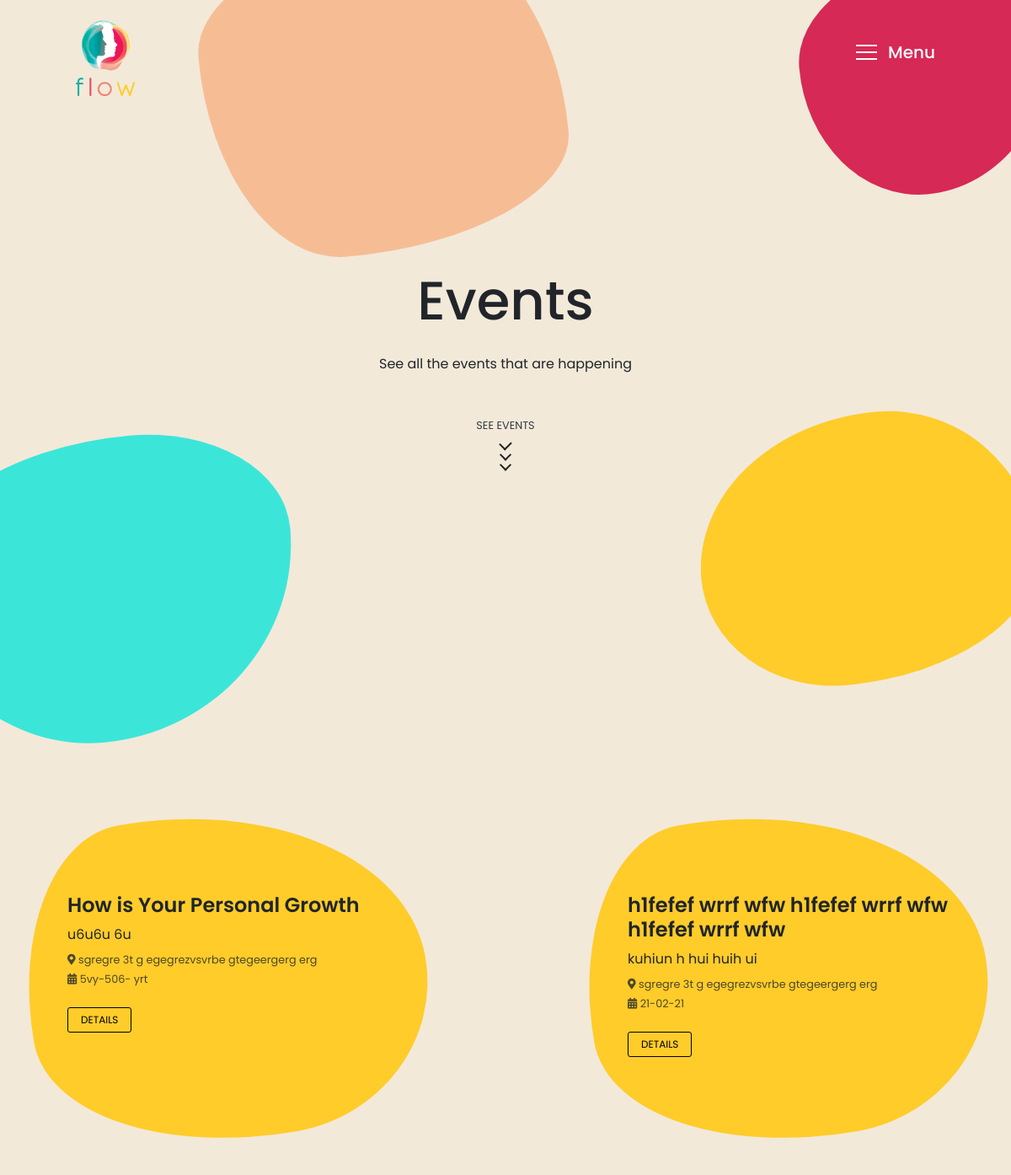
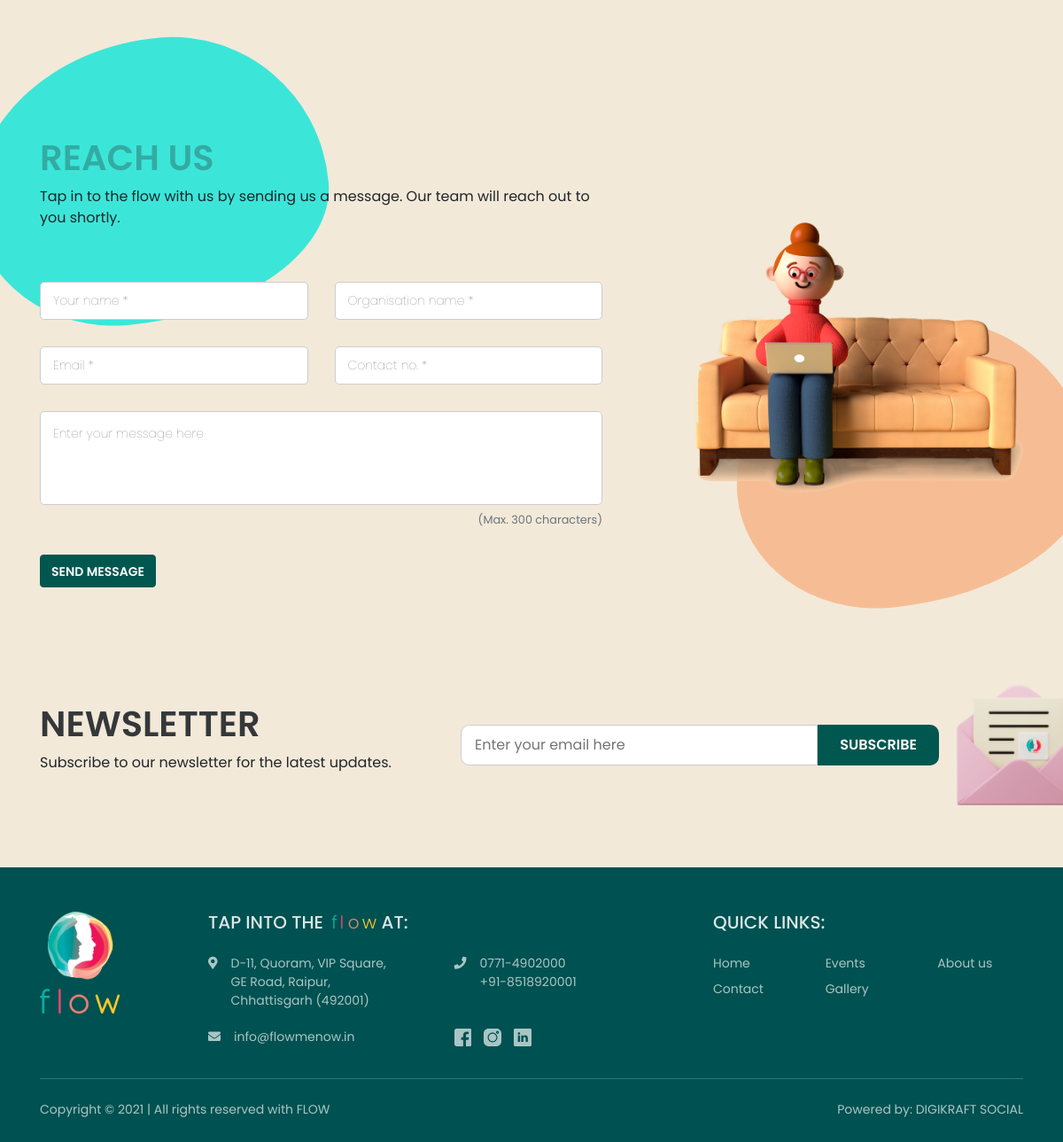
The app's page /index.php/home/events with its own data (2 pictures, top to bottom).
### tables this page shows
CREATE TABLE `events` (
  `id` int(11) NOT NULL,
  `heading` varchar(500) NOT NULL,
  `img_src` varchar(500) DEFAULT NULL,
  `short_descr` varchar(500) DEFAULT NULL,
  `full_descr` text NOT NULL,
  `date` varchar(100) NOT NULL,
  `venue` varchar(500) NOT NULL,
  `created_at` timestamp NOT NULL DEFAULT current_timestamp(),
  `updated_at` timestamp NOT NULL DEFAULT current_timestamp()
);

CREATE TABLE `webprofile` (
  `id` int(11) NOT NULL,
  `email` varchar(80) NOT NULL,
  `phone1` varchar(50) NOT NULL,
  `phone2` varchar(50) NOT NULL,
  `whatsapp_no` varchar(50) NOT NULL,
  `address` text NOT NULL,
  `fblink` varchar(250) NOT NULL,
  `instalink` varchar(250) NOT NULL,
  `linkedinlink` varchar(250) NOT NULL,
  `latitude` varchar(500) NOT NULL,
  `longitude` varchar(500) NOT NULL
);

### application/controllers/Home.php (called while the page is built, shortened)
<?php
class Home extends MY_Controller {
	function __construct(){
		$this->load->model('GetModel','fetch');
		$this->load->model('AddModel','save');
		$this->load->library("pagination");
	}
	public function events(){
		$config = array();
		$config["base_url"] = base_url() . "events/page";
		$config["total_rows"] = $this->fetch->record_count('events');
		$config["per_page"] = 8;
		$config["uri_segment"] = 3;
		$this->pagination->initialize($config);
		$page = ($this->uri->segment(3)) ? $this->uri->segment(3) : 0;
		$profile=$this->fetch->getWebProfile();
		$events=$this->fetch->fetch_events($config["per_page"], $page);
		$pages = $this->pagination->create_links();
		$this->load->view('header',['profile'=>$profile, 'events'=> $events, 'pages'=>$pages]);
		$this->load->view('events');
		$this->load->view('footer');
	}
}

### index.php (called while the page is built, shortened)
<?php
require_once BASEPATH.'core/CodeIgniter.php';

### application/models/GetModel.php (called while the page is built, shortened)
<?php
class GetModel extends CI_Model{
    public function getWebProfile()
    {
        return $this->db->get('webprofile')->row();
    }
    public function fetch_events($limit, $start)
    {
        $this->db->select('*');
        $this->db->from('events');
        $this->db->order_by('id','desc');
        $this->db->limit($limit, $start);
        $query = $this->db->get();
        return $query->result();
    }
    public function record_count($table)
    {
        return $this->db->count_all($table);
    }
}
?>

### application/views/events.php (the view, shortened to what this page needs)
<section class="hero-sec">
    <div class="container">
        <div class="intro">
            <h1>Events</h1>
            <p class="mt-4 mb-5 mx-auto">See all the events that are happening</p>
            <a href="#events" id="nextPage" class="link">
                <small class="text-dark">SEE EVENTS</small>
                <div class="mouse">
                    <span class="m_scroll_arrows unu"></span>
                    <span class="m_scroll_arrows doi"></span>
                    <span class="m_scroll_arrows trei"></span>
                </div>
            </a>
        </div>
    </div>
    <div class="blobs">
        <div class="blob-baige"></div>
        <div class="blob-pink"></div>
        <div class="blob-teal"></div>
        <div class="blob-yellow"></div>
    </div>
</section>
<section class="events-sec subpage" id='events'>
    <div class="container">
        <div class="row">
            <div class="col-sm-12">
                <div class="row justify-content-between">
                  <?php foreach($events as $e){?>
                      <div class="col-sm-5 mb-4 content">
                          <div class="blob-bg">
                          </div>
                          <h4><?=$e->heading?></h4>
                          <p class="mb-2"><?=$e->short_descr?></p>
                          <small class="d-block"><i class="fa fa-map-marker-alt"></i> <?=$e->venue?></small>
                          <small class="d-block mt-1"><i class="fa fa-calendar-alt"></i> <?=$e->date?></small>
                          <button type="button" class="sec-btn d-inline-block mt-4 mb-3 dtl-btn" data-toggle="modal" data-target="#eventModal" data-id="<?=$e->id?>">
                              DETAILS
                          </button>
                      </div>
                  <?php }?>
                </div>
            </div>
        </div>
    </div>
</section>

### application/views/footer.php (shortened to what this page needs)
    <section class="contact-sec" id='contact'>
        <div class="blobs">
            <div class="blob-yellow"></div>
        </div>
        <div class="container">
            <div class="row flex-wrap-reverse">
               <div class="col-sm-7 form-con">
                   <h1>REACH US</h1>
                   <p>Tap in to the flow with us by sending us a message. Our team will reach out to you shortly.</p>
                   <form class="" action="<?=base_url('enquire')?>" method="POST">
                        <div class="row justify-content-between">
                            <div class="col-md-6 mb-sm-0 mb-4 float-group">
                                <input name="name" type="text" class="" required>
                                <label for="pname">Your name *</label>
                            </div>
                            <div class="col-md-6 mb-sm-0 mb-4 float-group">
                                <input name="org_name" type="text" required>
                                <label for="pname">Organisation name *</label>
                            </div>
                            <div class="col-md-6 mb-sm-0 mb-4 float-group">
                                <input name="email" type="email" required>
                                <label for="pname">Email *</label>
                            </div>
                            <div class="col-md-6 mb-sm-0 mb-4 float-group">
                                <input name="phone" type="text" required>
                                <label for="pname">Contact no. *</label>
                            </div>
                            <div class="col-12 float-group">
                                <textarea name="message" rows="4" maxlength="300"></textarea>
                                <label for="pname">Enter your message here</label>
                            <small class="d-block text-right text-muted"> (Max. 300 characters)</small>
                            </div>
                        </div>
                        <button type="submit" class="btn"> SEND MESSAGE </button>
                    </form>
               </div>
               <div class="col-sm-5 image mb-sm-0 mb-5">
                   <img src="<?=base_url()?>assets/images/5.png" alt="">
               </div>
            </div>
        </div>
    </section>
    <section class="newsletter">
        <div class="env">
            <img src="<?=base_url()?>assets/images/newsletter.png" alt="">
        </div>
        <div class="container">
            <div class="row align-items-center">
                <div class="col-sm-5">
                    <h1>NEWSLETTER</h1>
                    <p>Subscribe to our newsletter for the latest updates.</p>
                </div>
                <div class="col-sm-6">
                    <form action="<?=base_url('subscribe')?>" method="POST">
                        <div class="input-grp">
                            <input type="email" name="email" placeholder="Enter your email here" required>
                            <button type="submit">SUBSCRIBE</button>
                        </div>
                    </form>
                </div>
            </div>
        </div>
    </section>
    <footer>
        <div class="container">
            <div class="row">
                <div class="col-sm-2 mb-sm-0 mb-5">
                    <img src="<?=base_url()?>assets/images/flow-logo.png" alt="">
                </div>
                <div class="col-sm-6 mb-sm-0 mb-5">
                    <h5 class="mb-sm-4 mb-3">TAP INTO THE <span class="flow-mark ml-1">
                        <span class="o mr-2">o</span>
                        <span class="w ">w</span>
                    </span> &nbsp; AT:</h5>
                    <div class="row ml-0">
                        <div class="col-sm-6 info">
                            <div class="row flex-nowrap">
                                <div class=""><i class="fa fa-map-marker-alt"></i></div>
                                <div class="col">
                                    <?=nl2br($profile->address)?>
                                </div>
                            </div>
                        </div>
                        <div class="col-sm-6 info">
                            <div class="row flex-nowrap">
                                <div class=""><i class="fa fa-phone"></i></div>
                                <div class="col">
                                    <?=$profile->phone1?>
                                    <br>
                                    <?=$profile->phone2?>
                                </div>
                            </div>
                        </div>
                        <div class="col-sm-6 info">
                            <div class="row flex-nowrap">
                                <div class=""><i class="fa fa-envelope"></i></div>
                                <div class="col">
                                    <?=$profile->email?>
                                </div>
                            </div>
                        </div>
                        <div class="col-sm-6 ">
                            <div class="row flex-nowrap">
                                <div class="">
                                   <a target="_blank" href="<?=$profile->fblink?>">
                                    </a>
                                   <a target="_blank"  href="<?=$profile->instalink?>">
                                   </a>
                                   <a target="_blank"  href="<?=$profile->linkedinlink?>">
                                   </a>
                                </div>
                            </div>
                        </div>
                    </div>
                </div>
                <div class="col-sm-4 mb-sm-0 mb-2">
                    <h5 class="mb-sm-4 mb-3">QUICK LINKS:</h5>
                    <div class="row">
                        <a href="<?=base_url()?>" class="col-4 mb-2">Home</a>
                        <a href="<?=base_url('events')?>" class="col-4 mb-2">Events</a>
                        <a href="<?=base_url('about-us')?>" href="about.html" class="col-4 mb-2">About us</a>
                        <a href="<?=base_url('contact-us')?>" class="col-4 mb-2">Contact</a>
                        <a href="<?=base_url('gallery')?>" class="col-4 mb-2">Gallery</a>
                    </div>
                </div>
            </div>
            <hr>
            <div class="row mt-4">
                <div class="col-sm-6 text-sm-left text-center">
                    <p>Copyright &copy; <?=date('Y')?> | All rights reserved with FLOW</p>
                </div>
                <div class="col-sm-6 text-sm-right text-center">
                    <p>
                        Powered by: <a href="http://digikraftsocial.com">DIGIKRAFT SOCIAL</a>
                    </p>
                </div>
            </div>
        </div>
    </footer>
</body>
</html>

### assets/css/float_label.css (style rules this page uses)
.float-group { position:relative; }
.contact-sec input + label { position:absolute; left:30px; top:50%; transform: translateY(-50%); transition:all 0.3s; color:#666; font-weight:lighter; cursor: text; pointer-events: none; font-size: 14px; }
.contact-sec textarea + label { position:absolute; left:30px; top:15px; transition:all 0.3s; color:#666; font-weight:lighter; cursor: text; pointer-events: none; font-size: 14px; }

### records on screen
events: heading "How is Your Personal Growth", short_descr "u6u6u 6u", venue "sgregre 3t g egegrezvsvrbe gtegeergerg erg", date "5vy-506- yrt"
events: heading "h1fefef wrrf wfw h1fefef wrrf wfw h1fefef wrrf wfw", short_descr "kuhiun h hui huih ui", venue "sgregre 3t g egegrezvsvrbe gtegeergerg erg", date "21-02-21"
webprofile: address "D-11, Quoram, VIP Square, GE Road, Raipur, Chhattisgarh (492001)", phone1 "0771-4902000", phone2 "+91-8518920001", email "info@flowmenow.in"
